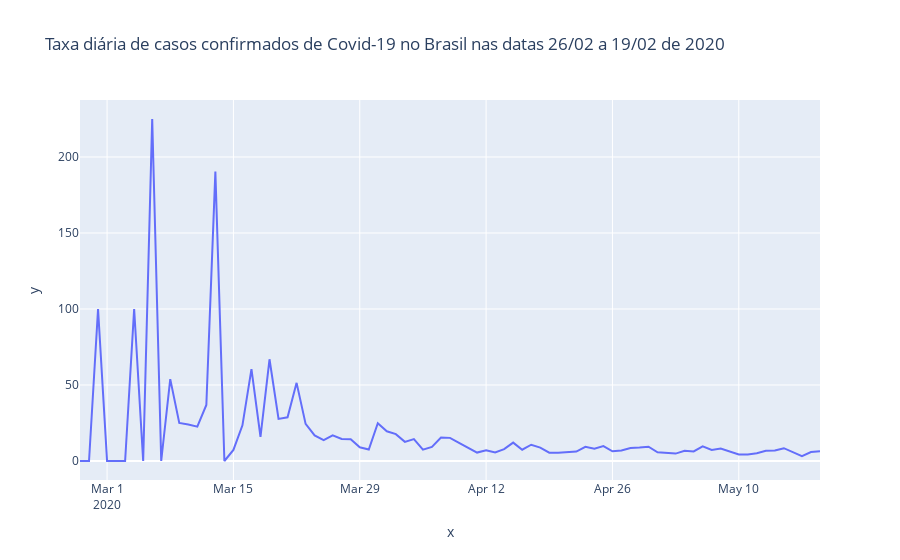

Here is the notebook cell this chart was saved with:
### Code cell
primeiro_dia=brasil.observationdate.loc[brasil.confirmed > 0].min()

px.line(x=pd.date_range(primeiro_dia,brasil.observationdate.max())[1:],
        y=tx_dia,title='Taxa diária de casos confirmados de Covid-19 no Brasil nas datas 26/02 a 19/02 de 2020')
